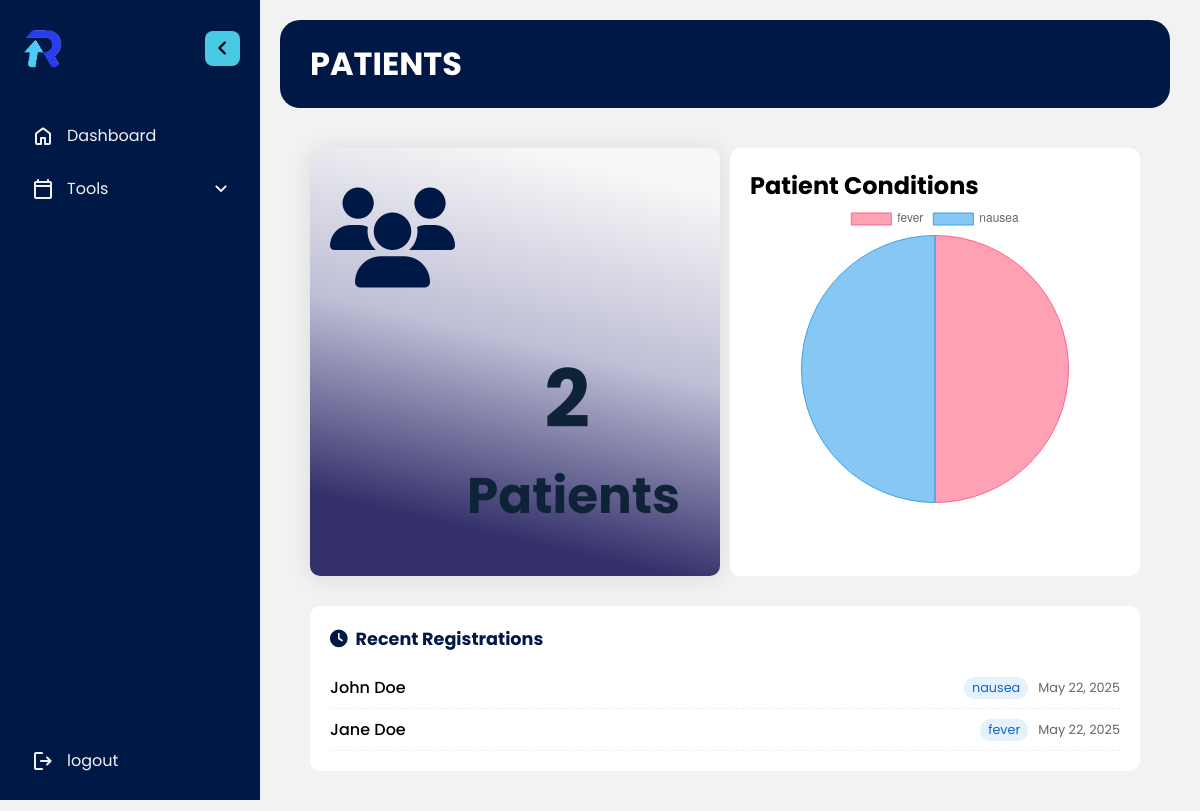
The app's page /clinics/bahay.php with its own data.
### tables this page shows
CREATE TABLE `patients` (
  `id` int(55) NOT NULL,
  `firstName` varchar(55) NOT NULL,
  `lastName` varchar(55) NOT NULL,
  `studentID` int(255) NOT NULL,
  `age` varchar(55) NOT NULL,
  `gender` varchar(55) NOT NULL,
  `condition` varchar(55) NOT NULL,
  `date` date NOT NULL
);

### clinics/bahay.php (the view, shortened to what this page needs)
<?php
include("config.php");
?>
<?php
$conditionsData = [];
try {
    $sql = "SELECT `condition`, COUNT(*) as count FROM patients GROUP BY `condition`";
    $query = $dbh->prepare($sql);
    $query->execute();
    $conditionsData = $query->fetchAll(PDO::FETCH_ASSOC);
} catch (PDOException $e) {
    echo "Error: " . $e->getMessage();
}
$totalPatients = 0;
try {
    $sql1 = "SELECT id FROM patients";
    $query1 = $dbh->prepare($sql1);
    $query1->execute();
    $totalPatients = $query1->rowCount();
} catch (PDOException $e) {
    echo "Error: " . $e->getMessage();
}
$recentActivity = [];
try {
    $sql = "SELECT
            id,
            CONCAT(firstName, ' ', lastName) as patient_name,
            `condition`,
            date as registered_date
        FROM patients
        ORDER BY date DESC
        LIMIT 5";
    $query = $dbh->prepare($sql);
    $query->execute();
    $recentActivity = $query->fetchAll(PDO::FETCH_ASSOC);
} catch (PDOException $e) {
}
?>
<!DOCTYPE html>
<html lang="en">
<head>
    <link rel="stylesheet" href="bahay/style.css">
    <link rel="stylesheet" href="https://cdnjs.cloudflare.com/ajax/libs/font-awesome/6.7.2/css/all.min.css">
</head>
<body>
    <aside class="sidebar">
        <header class="sidebar-header">
            <a href="#" class="header-logo">
                <img src="img/cropped.PNG" alt="Rxecll">
            </a>
            <button class="sidebar-toggler">
                <span class="material-symbols-rounded">chevron_left</span>
            </button>
        </header>
        <nav class="sidebar-nav">
            <ul class="nav-list primary-nav">
                <li class="nav-item">
                    <a href="bahay.php" class="nav-link">
                        <span class="material-symbols-rounded">home</span>
                        <span class="nav-label">Dashboard</span>
                    </a>
                </li>
                <li class="nav-item dropdown-container">
                    <a href="bahay.php" class="nav-link dropdown-toggle">
                        <span class="material-symbols-rounded">calendar_today</span>
                        <span class="nav-label">Tools</span>
                        <span class="dropdown-icon material-symbols-rounded">keyboard_arrow_down</span>
                    </a>
                </li>
            </ul>
            <ul class="nav-list secondary-nav">
                <li class="nav-item">
                    <a href="logout.php" class="nav-link">
                        <span class="material-symbols-rounded">logout</span>
                        <span class="nav-label">logout</span>
                    </a>
                </li>
            </ul>
        </nav>
    </aside>
    <main class="main">
        <header class="main-header">
            <h1 class="main-title">PATIENTS</h1>
        </header>
        <section class="content">
            <div class="cards-chart-container">
                <div class="dashboard-stat">
                    <span class="bg-icon"><i class="fa fa-users"></i></span>
                    <div class="nimbers">
                        <span class="number-counter"><?php echo htmlentities($totalPatients); ?></span>
                        <span class="name">Patients</span>
                    </div>
                </div>
                <div class="chart-container">
                    <h2 class="chart-title">Patient Conditions</h2>
                    <canvas id="conditionsChart"></canvas>
                </div>
            </div>
            <div class="recent-activity">
    <h2><i class="fas fa-clock"></i> Recent Registrations</h2>
    <?php if(empty($recentActivity)): ?>
        <p class="no-activity">No new patients found</p>
    <?php else: ?>
        <ul>
            <?php foreach ($recentActivity as $activity): ?>
                <li>
                    <span class="patient-name"><?= htmlspecialchars($activity['patient_name']) ?></span>
                    <span class="condition-badge"><?= htmlspecialchars($activity['condition']) ?></span>
                    <span class="activity-date"><?= date('M d, Y', strtotime($activity['registered_date'])) ?></span>
                </li>
            <?php endforeach; ?>
        </ul>
    <?php endif; ?>
</div>
        </section>
    </main>
    <script>
        // Prepare data for the chart
        const conditionsData = <?php echo json_encode($conditionsData); ?>;
        const labels = conditionsData.map(data => data.condition);
        const counts = conditionsData.map(data => data.count);
        // Render the pie chart
        const ctx = document.getElementById('conditionsChart').getContext('2d');
        new Chart(ctx, {
            type: 'pie',
            data: {
                labels: labels,
                datasets: [{
                    label: 'Patient Conditions',
                    data: counts,
                    backgroundColor: [
                        'rgba(255, 99, 132, 0.6)',
                        'rgba(54, 162, 235, 0.6)',
                        'rgba(255, 206, 86, 0.6)',
                        'rgba(75, 192, 192, 0.6)',
                        'rgba(153, 102, 255, 0.6)',
                        'rgba(255, 159, 64, 0.6)'
                    ],
                    borderColor: [
                        'rgba(255, 99, 132, 1)',
                        'rgba(54, 162, 235, 1)',
                        'rgba(255, 206, 86, 1)',
                        'rgba(75, 192, 192, 1)',
                        'rgba(153, 102, 255, 1)',
                        'rgba(255, 159, 64, 1)'
                    ],
                    borderWidth: 1
                }]
            },
            options: {
                responsive: true,
                maintainAspectRatio: true,
                plugins: {
                    legend: {
                        position: 'top',
                    },
                    tooltip: {
                        enabled: true
                    }
                }
            }
        });
    </script>
</body>
</html>

### clinics/bahay/style.css (style rules this page uses)
* { font-family: poppins, sans-serif; margin: 0; padding: 0; box-sizing: border-box; }
body { background-color: #f2f2f2; min-height: 100vh;; }
main { display: flex; flex-direction: column; gap: 20px; margin-left: 250px; padding: 20px 30px; transition: all 0.4s ease; }
.main-header { display: flex; align-items: center; justify-content: space-between; padding: 20px 30px; border-radius: 20px; background-color: #001845; color: white; }
section { gap: 20px; margin-left: 0px; padding: 20px 30px; transition: all 0.4s ease; }
.dashboard-stat { display: flex; flex-direction: row; justify-content: space-between; width: 250px; background: rgb(52,48,107); background: linear-gradient(13deg, rgba(52,48,107,1) 16%, rgba(190,190,214,1) 54%, rgba(247,247,247,1) 91%); color:#0e2238; box-shadow: 0 2px 24px var(--shadow-color); margin-bottom: 2px; padding: 0; border-radius: 5px; }
.fa { padding-top: 20px; font-size: 100px; }
.nimbers { display: flex; flex-direction: column; justify-content: flex-end; align-items: flex-end; padding: 20px; margin-left: 20px; }
.number-counter { font-size: 80px; font-weight: bold; color: #0e2238; margin: 0; text-align: right; width: 100%; margin-right: 90px; }
.bg-icon { font-size: 60px; padding-top: 0; color: #001845; align-content: center; margin-bottom: 10px; }
.name { font-size: 50px; font-weight: bold; color: #0e2238; margin: 0; text-align: center; width: 100%; text-align: right; }
.sidebar { top: 0; left: 0; position: fixed; width:260px; height: 100vh; background: #001845; transition: all 0.4s ease; }
.sidebar .sidebar-header { display: flex; position: relative; align-items: center; justify-content: space-between; padding: 25px 20px; }
.sidebar-header .header-logo img { height: 46px; width: 46px ; display: block; object-fit: contain; border-radius: 50%; }
.sidebar-header .sidebar-toggler { position: absolute; right: 20px; height: 35px; width: 35px; border: none; border-radius: 8px; cursor: pointer; display: flex; align-items: center; justify-content: center; background: #48cae4; transition: 0.4s ease; }
.sidebar-header .sidebar-toggler span { font-size: 1.75rem; transition: 0.4s ease; }
.sidebar-nav .nav-item .nav-link { color: #f2f2f2; display: flex; align-items: center; gap: 12px; white-space: nowrap; padding: 11px 15px; border-radius: 8px; border: 1px solid transparent; text-decoration: none; transition: 0.4s ease; }
.sidebar-nav .nav-link :where(.nav-label, .dropdown-icon) { transition: opacity 0.3s ease; }
.sidebar-nav .nav-list { list-style: none; display: flex; gap: 4px; padding: 0 15px; flex-direction: column; transform: translateY(15px); transition: 0.4s ease; }
.sidebar-nav .secondary-nav { position: absolute; bottom: 30px; width: 100%; background:#001845; }
.sidebar-nav .nav-item { position: relative; }
.sidebar-nav .dropdown-container .dropdown-icon { margin: 0 -4px 0 auto; transition: transform 0.4s ease, opacity 0.3s 0.2s ease; }
.cards-chart-container { display: grid; grid-template-areas: "card chart" "activity activity"; grid-template-columns: 1fr 1fr; gap: 10px; margin-bottom: 20px; }
.dashboard-stat { grid-area: card; height: 100%; display: flex; flex-direction: column; justify-content: flex-start; align-items: flex; background: linear-gradient(13deg, rgba(52,48,107,1) 16%, rgba(190,190,214,1) 54%, rgba(247,247,247,1) 91%); border-radius: 10px; padding: 20px; box-shadow: 0 2px 24px rgba(0, 0, 0, 0.1); text-align: left; min-height: 300px; width: 100%; gap: 10px; }
.recent-activity { grid-area: activity; background: white; border-radius: 10px; padding: 20px; }
.chart-container { grid-area: chart; background: white; border-radius: 10px; padding: 20px; height: 100%; }
.chart-container canvas { width: 100% !important; height: auto !important; max-height: 300px; }
.recent-activity h2 { color: #001845; font-size: 1.1rem; margin-bottom: 15px; display: flex; align-items: center; gap: 8px; }
.recent-activity ul { list-style: none; padding: 0; margin: 0; }
.recent-activity li { padding: 8px 0; border-bottom: 1px dashed #eee; display: flex; align-items: center; gap: 10px; }
.patient-name { font-weight: 500; flex-grow: 1; }
.condition-badge { background: #e3f2fd; color: #1565c0; padding: 2px 8px; border-radius: 10px; font-size: 0.8rem; }
.activity-date { color: #666; font-size: 0.8rem; }

### records on screen
patients: patient_name "John Doe", condition "nausea", date "May 22, 2025"
patients: patient_name "Jane Doe", condition "fever", date "May 22, 2025"

### other values on screen
$totalPatients "2"
chart data {{ json_encode($conditionsData) }} [{"condition":"fever","count":1},{"condition":"nausea","count":1}]
